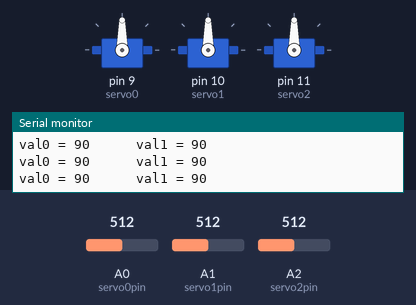
Bench run of a sketch on a simulated Arduino Uno, built with avr-gcc and run on an emulated ATmega328P. On the bench: 3 × servo, the last lines printed to the serial monitor. Inputs (shaded band) come from the test bench; at power-on: A0 (servo0pin) = 512, A1 (servo1pin) = 512, A2 (servo2pin) = 512.

Above: at 1.2 s.
1.3 s: A0 (servo0pin) set to 716
At 2.4 s:
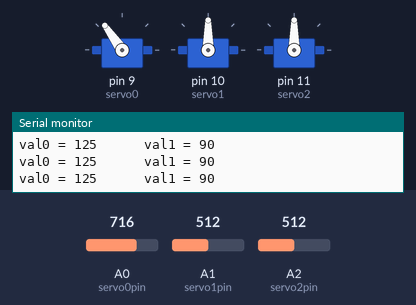
2.8 s: A1 (servo1pin) set to 558
At 3.1 s:
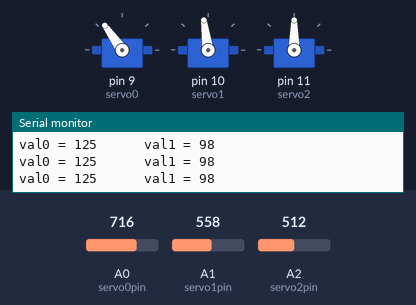
5.8 s: A1 (servo1pin) set to 584
At 6.8 s:
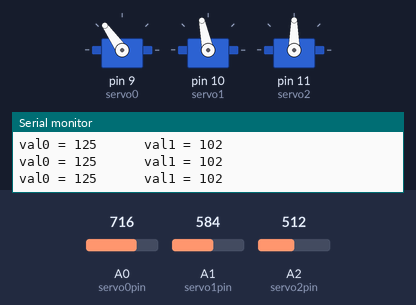
7.3 s: A0 (servo0pin) set to 587
At 8.5 s:
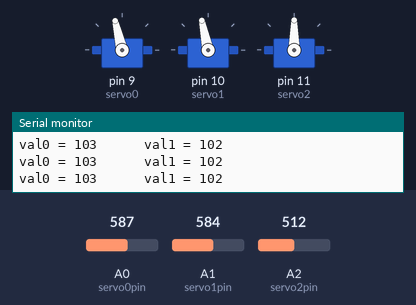
8.8 s: A0 (servo0pin) set to 552
At 10.0 s:
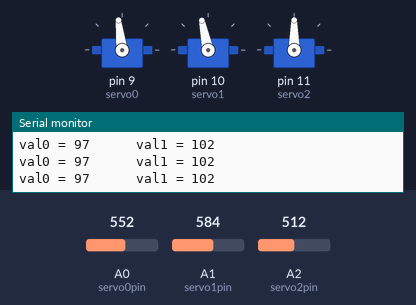
10.3 s: A1 (servo1pin) set to 716
At 10.8 s:
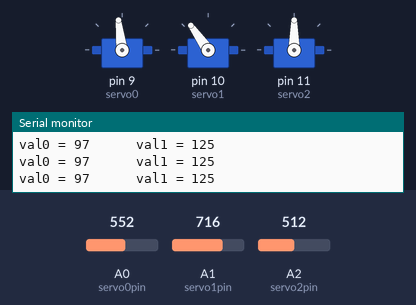
Timing chart, 0 to 12.8 s (numbered marks = the images above; inputs shaded):
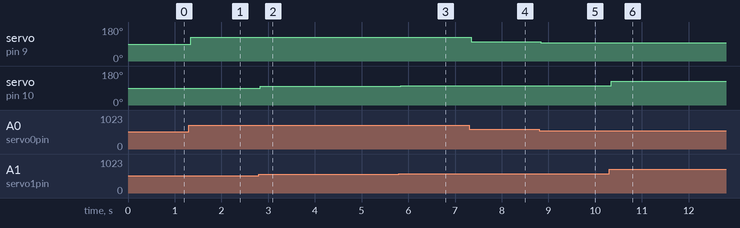

Measured:
- after the input at 1.3 s, servo on pin 9 (servo0): 90° → 125° at once
- after the input at 2.8 s, servo on pin 10 (servo1): 90° → 98° at once
- after the input at 5.8 s, servo on pin 10 (servo1): 98° → 102° at once
- after the input at 7.3 s, servo on pin 9 (servo0): 125° → 103° after 0.05 s
- after the input at 8.8 s, servo on pin 9 (servo0): 103° → 97° at once
- after the input at 10.3 s, servo on pin 10 (servo1): 102° → 125° after 0.05 s

The sketch:

Vr_servo_3.ino
```cpp
#include <Servo.h>

Servo servo0 , servo1 , servo2;

unsigned long timer1 = millis(); // delay = 15
unsigned long timer2 = millis();
unsigned long timer3 = millis();

int servo0pin = A0;
int servo1pin = A1;
int servo2pin = A2;

int val0;
int val1;
int val2;

int pre_vr0 = 0;
int pre_vr1 = 0;
int pre_vr2 = 0;

bool vr0_update = false;
bool vr1_update = false;
bool vr2_update = false;

void setup() {
  servosetup();
  Serial.begin(9600);
}

void loop() {
  tolerance_vr(1);
  servo0write(180,0,15);
  servo1write(180,0,15);
}

void servosetup(){
  servo0.attach(9);
  servo1.attach(10);
  servo2.attach(11);
}

void tolerance_vr(int tolerance){

    val0 = map(analogRead(servo0pin), 0, 1023, 0, 180);  // แปลงค่า ระหว่าง 0-1023 เป็น 0-180
    val1 = map(analogRead(servo1pin), 0, 1023, 0, 180);
    val2 = map(analogRead(servo2pin), 0, 1023, 0, 180);

    Serial.print("val0 = ");
    Serial.print(val0);              // พิมพ์ค่าของตัวแปร val
    Serial.print("      val1 = ");
    Serial.println(val1);              // พิมพ์ค่าของตัวแปร val

    if ((val0  >  pre_vr0 + tolerance)
      || (val0 <  pre_vr0 - tolerance)) {
    vr0_update = true;
    pre_vr0 = val0;
  }

  if ((val1  >  pre_vr1 + tolerance)
      || (val1 <  pre_vr1 - tolerance)) {
    vr1_update = true;
    pre_vr1 = val1;
  }

  if ((val2  >  pre_vr2 + tolerance)
      || (val2 <  pre_vr2 - tolerance)) {
    vr2_update = true;
    pre_vr2 = val2;
  }
}

void servo0write(int maximum0 , int minimum0 , int delay_0){
  if (vr0_update == true  && pre_vr0 < maximum0 && pre_vr0 > minimum0 ){
    if(millis() - timer1 >= delay_0){
      servo0.write(val0);               // นำค่าที่แปลงค่ามาจากตัวต้านทานรับค่าได้ มาควบคุมการหมุน Servo
      timer1 = millis();
  }
  }
}

void servo1write(int maximum1 , int minimum1 , int delay_1){
  if (vr1_update == true  && pre_vr1 < maximum1 && pre_vr1 > minimum1 ){
    if(millis() - timer2 >= delay_1){
      servo1.write(val1);               // นำค่าที่แปลงค่ามาจากตัวต้านทานรับค่าได้ มาควบคุมการหมุน Servo
      timer2 = millis();
  }
  }
}

void servo2write(int maximum2 , int minimum2 , int delay_2){
  if (vr2_update == true  && pre_vr2 < maximum2 && pre_vr2 > minimum2 ){
    if(millis() - timer3 >= delay_2){
      servo2.write(val2);               // นำค่าที่แปลงค่ามาจากตัวต้านทานรับค่าได้ มาควบคุมการหมุน Servo
      timer3 = millis();
  }
  }
}
```
